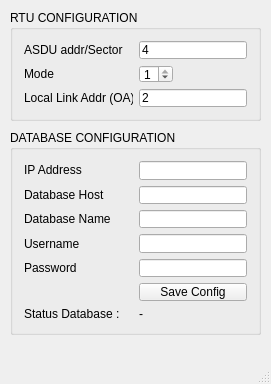
<?xml version="1.0" encoding="UTF-8"?>
<ui version="4.0">
 <class>MainWindow</class>
 <widget class="QMainWindow" name="MainWindow">
  <property name="geometry">
   <rect>
    <x>0</x>
    <y>0</y>
    <width>271</width>
    <height>384</height>
   </rect>
  </property>
  <property name="sizePolicy">
   <sizepolicy hsizetype="Fixed" vsizetype="Fixed">
    <horstretch>0</horstretch>
    <verstretch>0</verstretch>
   </sizepolicy>
  </property>
  <property name="minimumSize">
   <size>
    <width>0</width>
    <height>120</height>
   </size>
  </property>
  <property name="maximumSize">
   <size>
    <width>16000</width>
    <height>16000</height>
   </size>
  </property>
  <property name="windowTitle">
   <string>Protocol IEC 60870-5-104</string>
  </property>
  <property name="windowIcon">
   <iconset>
    <normaloff>../Hmi_IEC_104/img/LEN.png</normaloff>../Hmi_IEC_104/img/LEN.png</iconset>
  </property>
  <widget class="QWidget" name="centralWidget">
   <widget class="QGroupBox" name="groupBox">
    <property name="geometry">
     <rect>
      <x>10</x>
      <y>130</y>
      <width>251</width>
      <height>205</height>
     </rect>
    </property>
    <property name="title">
     <string>DATABASE CONFIGURATION</string>
    </property>
    <layout class="QGridLayout" name="gridLayout">
     <item row="0" column="0">
      <widget class="QLabel" name="lIP">
       <property name="sizePolicy">
        <sizepolicy hsizetype="Preferred" vsizetype="Fixed">
         <horstretch>0</horstretch>
         <verstretch>0</verstretch>
        </sizepolicy>
       </property>
       <property name="text">
        <string>IP Address</string>
       </property>
      </widget>
     </item>
     <item row="0" column="1">
      <widget class="QLineEdit" name="leIPRemoto">
       <property name="sizePolicy">
        <sizepolicy hsizetype="Fixed" vsizetype="Fixed">
         <horstretch>0</horstretch>
         <verstretch>0</verstretch>
        </sizepolicy>
       </property>
      </widget>
     </item>
     <item row="1" column="0">
      <widget class="QLabel" name="label">
       <property name="text">
        <string>Database Host</string>
       </property>
      </widget>
     </item>
     <item row="1" column="1">
      <widget class="QLineEdit" name="leDbHost">
       <property name="sizePolicy">
        <sizepolicy hsizetype="Fixed" vsizetype="Fixed">
         <horstretch>0</horstretch>
         <verstretch>0</verstretch>
        </sizepolicy>
       </property>
       <property name="text">
        <string/>
       </property>
      </widget>
     </item>
     <item row="2" column="0">
      <widget class="QLabel" name="label_2">
       <property name="text">
        <string>Database Name</string>
       </property>
      </widget>
     </item>
     <item row="2" column="1">
      <widget class="QLineEdit" name="leDbName">
       <property name="sizePolicy">
        <sizepolicy hsizetype="Fixed" vsizetype="Fixed">
         <horstretch>0</horstretch>
         <verstretch>0</verstretch>
        </sizepolicy>
       </property>
       <property name="text">
        <string/>
       </property>
      </widget>
     </item>
     <item row="3" column="0">
      <widget class="QLabel" name="label_4">
       <property name="text">
        <string>Username</string>
       </property>
      </widget>
     </item>
     <item row="3" column="1">
      <widget class="QLineEdit" name="leDbPass_2">
       <property name="sizePolicy">
        <sizepolicy hsizetype="Fixed" vsizetype="Fixed">
         <horstretch>0</horstretch>
         <verstretch>0</verstretch>
        </sizepolicy>
       </property>
       <property name="text">
        <string/>
       </property>
      </widget>
     </item>
     <item row="4" column="0">
      <widget class="QLabel" name="label_3">
       <property name="text">
        <string>Password</string>
       </property>
      </widget>
     </item>
     <item row="4" column="1">
      <widget class="QLineEdit" name="leDbPass">
       <property name="sizePolicy">
        <sizepolicy hsizetype="Fixed" vsizetype="Fixed">
         <horstretch>0</horstretch>
         <verstretch>0</verstretch>
        </sizepolicy>
       </property>
       <property name="text">
        <string/>
       </property>
      </widget>
     </item>
     <item row="5" column="1">
      <widget class="QPushButton" name="pbConnect_2">
       <property name="sizePolicy">
        <sizepolicy hsizetype="Minimum" vsizetype="Preferred">
         <horstretch>0</horstretch>
         <verstretch>0</verstretch>
        </sizepolicy>
       </property>
       <property name="text">
        <string>Save Config</string>
       </property>
      </widget>
     </item>
     <item row="6" column="0">
      <widget class="QLabel" name="label_6">
       <property name="text">
        <string>Status Database :</string>
       </property>
      </widget>
     </item>
     <item row="6" column="1">
      <widget class="QLabel" name="label_status">
       <property name="text">
        <string>-</string>
       </property>
      </widget>
     </item>
    </layout>
   </widget>
   <widget class="QGroupBox" name="groupBox_2">
    <property name="geometry">
     <rect>
      <x>10</x>
      <y>10</y>
      <width>251</width>
      <height>111</height>
     </rect>
    </property>
    <property name="title">
     <string>RTU CONFIGURATION</string>
    </property>
    <layout class="QGridLayout" name="gridLayout_2">
     <item row="0" column="0">
      <widget class="QLabel" name="lDb">
       <property name="sizePolicy">
        <sizepolicy hsizetype="Fixed" vsizetype="Fixed">
         <horstretch>0</horstretch>
         <verstretch>0</verstretch>
        </sizepolicy>
       </property>
       <property name="text">
        <string>ASDU addr/Sector</string>
       </property>
      </widget>
     </item>
     <item row="0" column="1">
      <widget class="QLineEdit" name="leAsduAddr">
       <property name="sizePolicy">
        <sizepolicy hsizetype="Fixed" vsizetype="Fixed">
         <horstretch>0</horstretch>
         <verstretch>0</verstretch>
        </sizepolicy>
       </property>
       <property name="text">
        <string>4</string>
       </property>
      </widget>
     </item>
     <item row="2" column="0">
      <widget class="QLabel" name="lIP_2">
       <property name="sizePolicy">
        <sizepolicy hsizetype="Preferred" vsizetype="Fixed">
         <horstretch>0</horstretch>
         <verstretch>0</verstretch>
        </sizepolicy>
       </property>
       <property name="text">
        <string>Mode</string>
       </property>
      </widget>
     </item>
     <item row="2" column="1">
      <widget class="QSpinBox" name="sb">
       <property name="sizePolicy">
        <sizepolicy hsizetype="Fixed" vsizetype="Fixed">
         <horstretch>0</horstretch>
         <verstretch>0</verstretch>
        </sizepolicy>
       </property>
       <property name="maximum">
        <number>1</number>
       </property>
       <property name="value">
        <number>1</number>
       </property>
      </widget>
     </item>
     <item row="3" column="0">
      <widget class="QLabel" name="lDb_2">
       <property name="sizePolicy">
        <sizepolicy hsizetype="Fixed" vsizetype="Fixed">
         <horstretch>0</horstretch>
         <verstretch>0</verstretch>
        </sizepolicy>
       </property>
       <property name="text">
        <string>Local Link Addr (OA)</string>
       </property>
      </widget>
     </item>
     <item row="3" column="1">
      <widget class="QLineEdit" name="leMasterAddr">
       <property name="sizePolicy">
        <sizepolicy hsizetype="Fixed" vsizetype="Fixed">
         <horstretch>0</horstretch>
         <verstretch>0</verstretch>
        </sizepolicy>
       </property>
       <property name="text">
        <string>2</string>
       </property>
      </widget>
     </item>
    </layout>
   </widget>
  </widget>
  <widget class="QMenuBar" name="menuBar">
   <property name="geometry">
    <rect>
     <x>0</x>
     <y>0</y>
     <width>271</width>
     <height>21</height>
    </rect>
   </property>
  </widget>
  <widget class="QStatusBar" name="statusBar"/>
 </widget>
 <layoutdefault spacing="6" margin="11"/>
 <tabstops>
  <tabstop>sb</tabstop>
  <tabstop>leDbHost</tabstop>
  <tabstop>leDbName</tabstop>
  <tabstop>leDbPass_2</tabstop>
  <tabstop>leDbPass</tabstop>
  <tabstop>pbConnect_2</tabstop>
  <tabstop>leIPRemoto</tabstop>
 </tabstops>
 <resources/>
 <connections/>
</ui>
